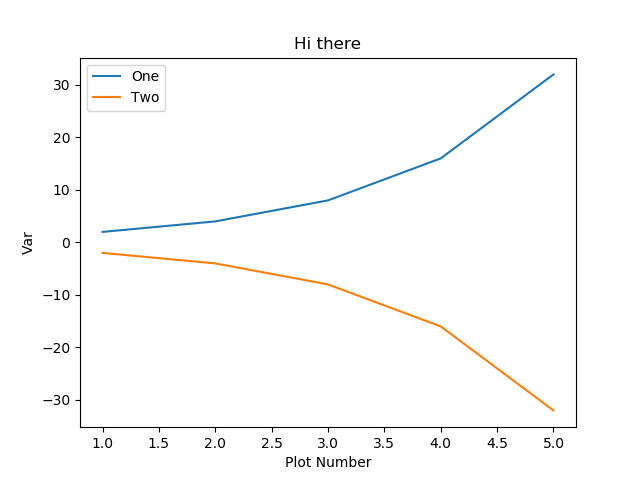

This chart was generated by the following Python code:
import matplotlib.pyplot as plt

def f(x):
    r = []
    for x_num in x:
        r += [2 ** x_num]
    return r
def f2(x):
    r = []
    for x_num in x:
        r += [-(2 ** x_num)]
    return r

x = [1,2,3,4,5]
y1 = f(x)
y2 = f2(x)


plt.plot(x,y1, label='One')
plt.plot(x,y2, label='Two')
plt.xlabel('Plot Number')
plt.ylabel('Var')
plt.title('Hi there')
plt.legend()

plt.savefig("legends titles and labels.png")
